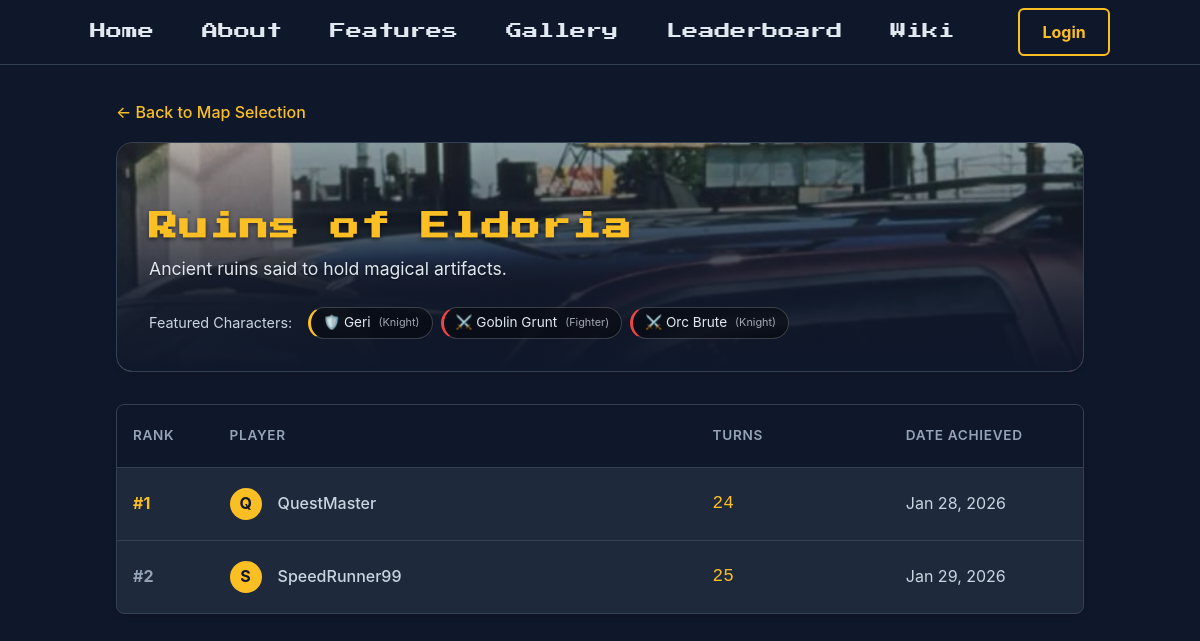
/map_leaderboard.php?id=2, run on an earlier commit of the app's database.
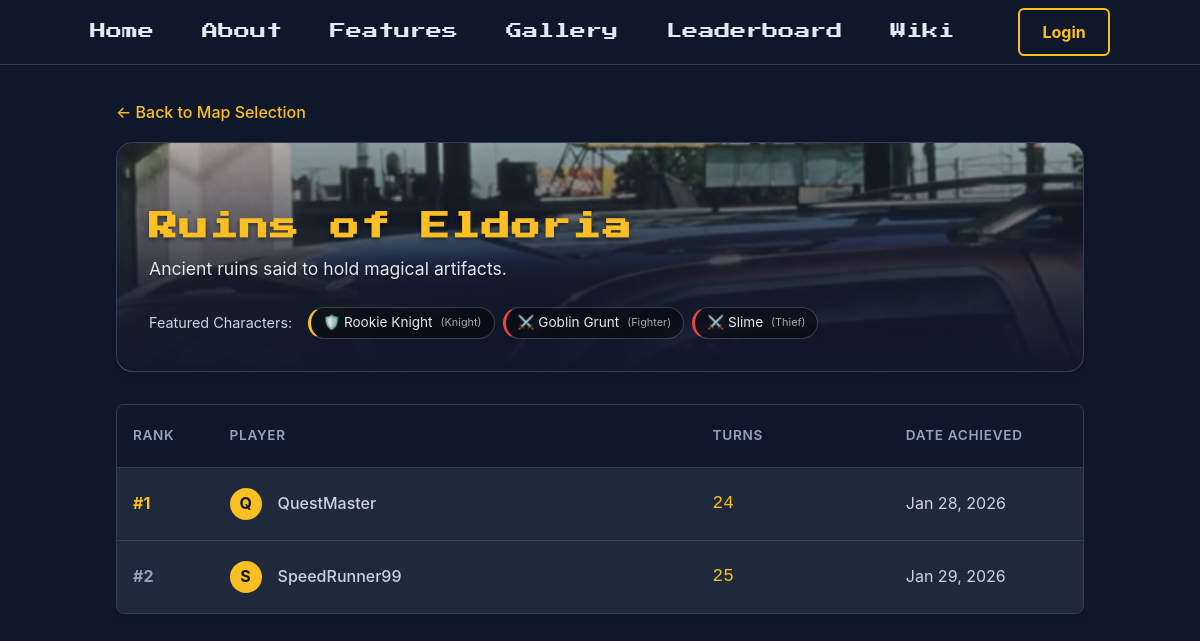
And on a later commit of the database.
### tables this page shows
CREATE TABLE `maps` (
  `id` int(11) NOT NULL,
  `name` varchar(60) NOT NULL,
  `bg` varchar(255) DEFAULT NULL,
  `description` text DEFAULT NULL,
  `created_at` timestamp NOT NULL DEFAULT current_timestamp()
);

CREATE TABLE `characters` (
  `character_id` int(11) NOT NULL,
  `name` varchar(50) NOT NULL,
  `class_id` int(11) NOT NULL,
  `ally` tinyint(1) DEFAULT 1,
  `base_hp` int(11) NOT NULL,
  `base_str` int(11) NOT NULL,
  `base_dex` int(11) NOT NULL,
  `base_skill` int(11) NOT NULL,
  `base_def` int(11) NOT NULL,
  `base_luck` int(11) NOT NULL,
  `base_move` int(11) NOT NULL,
  `description` text DEFAULT NULL,
  `image_url` varchar(255) DEFAULT NULL
);

CREATE TABLE `classes` (
  `class_id` int(11) NOT NULL,
  `name` varchar(50) NOT NULL,
  `description` text DEFAULT NULL,
  `image_url` varchar(255) DEFAULT NULL
);

CREATE TABLE `scores` (
  `score_id` int(11) UNSIGNED NOT NULL,
  `user_id` int(11) NOT NULL,
  `map_id` int(11) NOT NULL,
  `turns` int(11) NOT NULL,
  `date` datetime DEFAULT current_timestamp()
);

CREATE TABLE `users` (
  `id` int(11) NOT NULL,
  `username` varchar(50) NOT NULL,
  `email` varchar(100) NOT NULL,
  `password` varchar(255) NOT NULL,
  `admin` tinyint(1) NOT NULL DEFAULT 0,
  `reset_token` varchar(100) DEFAULT NULL,
  `reset_token_expires` datetime DEFAULT NULL,
  `created_at` timestamp NOT NULL DEFAULT current_timestamp(),
  `profile_picture` varchar(255) DEFAULT 'uploads/profiles/default.png',
  `api_token` varchar(64) DEFAULT NULL
);

### config.php (called while the page is built, shortened)
<?php
function getDBConnection() {
    $conn = new mysqli(DB_HOST, DB_USER, DB_PASS, DB_NAME, DB_PORT);
    return $conn;
}
function isLoggedIn() {
    return isset($_SESSION['user_id']);
}
function getCurrentUser() {
    if (!isLoggedIn()) {
        return null;
    }
    $conn = getDBConnection();
    $user_id = $_SESSION['user_id'];
    $stmt = $conn->prepare("SELECT id, username, email, profile_picture, admin FROM users WHERE id = ?");
    $stmt->bind_param("i", $user_id);
    $stmt->execute();
    $result = $stmt->get_result();
    $user = $result->fetch_assoc();
    return $user;
}
?>

### map_leaderboard.php (the view, shortened to what this page needs)
<?php
require_once 'config.php';
$user = getCurrentUser();
$conn = getDBConnection();
$currentPage = basename($_SERVER['PHP_SELF']);
$isHomePage = ($currentPage === 'index.php' || $currentPage === '');
$map_id = isset($_GET['id']) ? (int)$_GET['id'] : 0;
$map_stmt = $conn->prepare("SELECT * FROM maps WHERE id = ?");
$map_stmt->bind_param("i", $map_id);
$map_stmt->execute();
$map_info = $map_stmt->get_result()->fetch_assoc();
$derivedFileName = strtolower(str_replace(' ', '_', $map_info['name'])) . '.jpg';
$derivedPath = 'uploads/maps/' . $derivedFileName;
if (file_exists($derivedPath)) {
    $bgImage = $derivedPath;
} elseif (!empty($map_info['bg'])) {
    $bgImage = htmlspecialchars(strpos($map_info['bg'], 'uploads/maps/') !== false ? $map_info['bg'] : 'uploads/maps/' . basename($map_info['bg']));
} else {
    $bgImage = 'uploads/maps/default-map.jpg';
}
$char_sql = "SELECT c.name, cl.name as class_name, c.ally
             FROM map_characters mc
             JOIN characters c ON mc.character_id = c.character_id
             JOIN classes cl ON c.class_id = cl.class_id
             WHERE mc.map_id = ?";
$char_stmt = $conn->prepare($char_sql);
$char_stmt->bind_param("i", $map_id);
$char_stmt->execute();
$chars_result = $char_stmt->get_result();
$score_sql = "SELECT s.turns, s.date, u.username, u.profile_picture
              FROM scores s
              JOIN users u ON s.user_id = u.id
              WHERE s.map_id = ?
              ORDER BY s.turns ASC, s.date DESC LIMIT 50";
$score_stmt = $conn->prepare($score_sql);
$score_stmt->bind_param("i", $map_id);
$score_stmt->execute();
$scores_result = $score_stmt->get_result();
?>
<!DOCTYPE html>
<html lang="en">
<head>
    <link rel="stylesheet" href="styles.css">
</head>
<body>
    <nav class="nav">
        <div class="nav-container">
            <div class="nav-links">
                <?php if (!$isHomePage): ?><a href="index.php#home">Home</a><?php endif; ?>
                <a href="index.php#about">About</a>
                <a href="index.php#features">Features</a>
                <a href="index.php#gallery">Gallery</a>
                <a href="leaderboard.php" class="active">Leaderboard</a>
                <a href="wiki.php">Wiki</a>
                <?php if ($user): ?>
                    <div class="user-menu nav-user-menu">
                        <div class="user-avatar" onclick="toggleUserMenu(event)">
                            <?php if (!empty($user['profile_picture']) && $user['profile_picture'] !== 'uploads/profiles/default.png'): ?>
                                <img src="<?php echo htmlspecialchars($user['profile_picture']); ?>" alt="Profile">
                            <?php else: ?>
                                <?php echo strtoupper(substr($user['username'], 0, 1)); ?>
                            <?php endif; ?>
                        </div>
                        <div class="user-dropdown" id="userDropdown">
                            <div class="user-info">
                                <strong><?php echo htmlspecialchars($user['username']); ?></strong>
                                <span><?php echo htmlspecialchars($user['email']); ?></span>
                            </div>
                            <a href="profile.php">My Profile</a>
                            <?php if (isset($user['admin']) && $user['admin'] == 1): ?>
                                <a href="admin.php" class="admin-link">Admin Dashboard</a>
                            <?php endif; ?>
                            <a href="logout.php">Logout</a>
                        </div>
                    </div>
                <?php else: ?>
                    <a href="login.php" class="btn btn-outline btn-login-desktop">Login</a>
                <?php endif; ?>
            </div>
        </div>
    </nav>
    <div class="map-leaderboard-container">
        <a href="leaderboard.php" class="back-btn">← Back to Map Selection</a>
        <div class="map-header" style="background-image: url('<?php echo $bgImage; ?>');">
            <div class="map-header-overlay"></div>
            <div class="map-header-content">
                <h1 class="map-title"><?php echo htmlspecialchars($map_info['name']); ?></h1>
                <p class="map-desc"><?php echo htmlspecialchars($map_info['description']); ?></p>
                <?php if ($chars_result->num_rows > 0): ?>
                    <div class="char-container">
                        <span class="featured-chars-label">Featured Characters:</span>
                        <?php while($char = $chars_result->fetch_assoc()): ?>
                            <div class="char-tag <?php echo $char['ally'] ? 'char-ally' : 'char-enemy'; ?>">
                                <?php echo $char['ally'] ? '🛡️' : '⚔️'; ?>
                                <?php echo htmlspecialchars($char['name']); ?>
                                <span class="char-class-label">(<?php echo htmlspecialchars($char['class_name']); ?>)</span>
                            </div>
                        <?php endwhile; ?>
                    </div>
                <?php endif; ?>
            </div>
        </div>
        <div class="table-wrapper">
            <?php if ($scores_result->num_rows > 0): ?>
            <table>
                <thead>
                    <tr>
                        <th width="10%">Rank</th>
                        <th width="50%">Player</th>
                        <th width="20%">Turns</th>
                        <th width="20%">Date Achieved</th>
                    </tr>
                </thead>
                <tbody>
                    <?php
                    $rank = 1;
                    while($row = $scores_result->fetch_assoc()):
                        $rankClass = $rank <= 3 ? "rank-$rank" : "";
                    ?>
                    <tr>
                        <td class="<?php echo $rankClass; ?>">#<?php echo $rank; ?></td>
                        <td>
                            <div class="user-flex">
                                <div class="avatar">
                                    <?php if (!empty($row['profile_picture']) && $row['profile_picture'] !== 'uploads/profiles/default.png'): ?>
                                        <img src="<?php echo htmlspecialchars($row['profile_picture']); ?>" alt="Profile">
                                    <?php else: ?>
                                        <?php echo strtoupper(substr($row['username'], 0, 1)); ?>
                                    <?php endif; ?>
                                </div>
                                <?php echo htmlspecialchars($row['username']); ?>
                            </div>
                        </td>
                        <td class="score-turns"><?php echo htmlspecialchars($row['turns']); ?></td>
                        <td><?php echo date('M j, Y', strtotime($row['date'])); ?></td>
                    </tr>
                    <?php $rank++; endwhile; ?>
                </tbody>
            </table>
            <?php endif; ?>
        </div>
    </div>
</body>
</html>

What changed in the data, as far as the page shows it:
changed characters "Knight": name "Geri" → "Rookie Knight"
changed characters: name "Orc Brute" → "Slime"; class.name "Knight" → "Thief"
